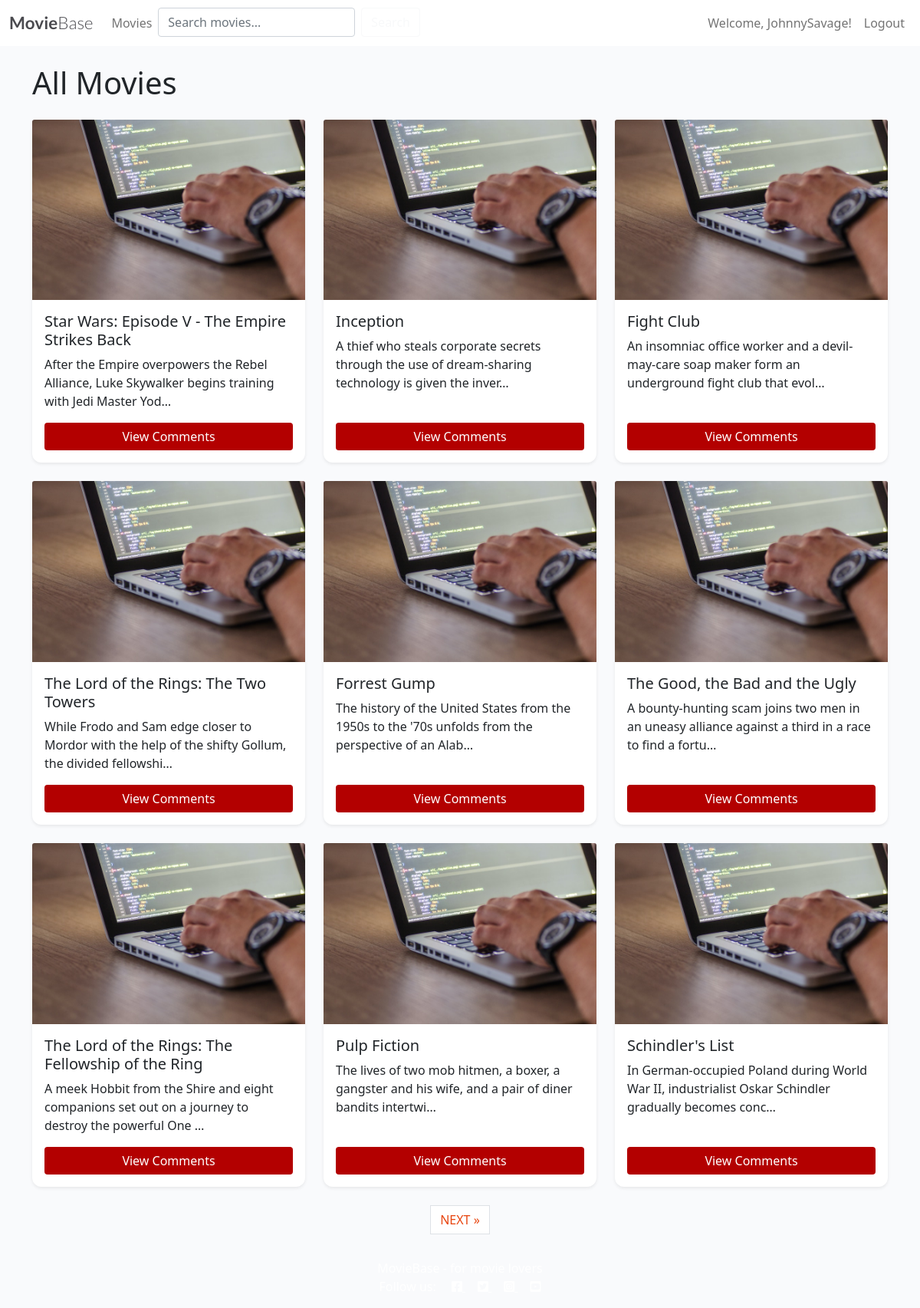
/movies/ (signed in), run on the app's committed database.
### reviews/models.py (models this page shows, shortened)
class Movie(models.Model):
    title = models.CharField(max_length=200, unique=True)
    genre = models.CharField(max_length=100)
    description = models.TextField()
    created_on = models.DateTimeField(auto_now_add=True)
    status = models.IntegerField(
        choices=STATUS,
        default=1
    )
    class Meta:
        ordering = ['-created_on']

### reviews/views.py (the view)
# urls.py: path('', MovieListView.as_view(), name='movie_list'),
class MovieListView(ListView):
    model = Movie
    template_name = 'reviews/movie_list.html'
    context_object_name = 'movies'
    paginate_by = 9

### reviews/templates/reviews/movie_list.html (shortened to what this page needs)
{% extends 'base.html' %}
{% load static %}
{% block content %}
<div class="container mt-4">
    <h1 class="mb-4">All Movies</h1>
    <div class="row">
        {% for movie in movies %}
        <div class="col-sm-6 col-md-4 col-lg-4 mb-4">
            <div class="card h-100 shadow-sm">
                {% if movie.image %}
                <img src="{{ movie.image.url }}" class="card-img-top" alt="{{ movie.title }}">
                {% else %}
                <img src="{% static 'images/default-movie.jpg' %}" class="card-img-top" alt="Movie graphic">
                {% endif %}
                <div class="card-body d-flex flex-column">
                    <h5 class="card-title">{{ movie.title }}</h5>
                    {% if movie.description %}
                    <p class="card-text">{{ movie.description|truncatechars:100 }}</p>
                    {% endif %}
                    <a href="{% url 'movie_detail' movie.pk %}" class="btn btn-comment mt-auto">View Comments</a>
                </div>
            </div>
        </div>
        {% empty %}
        <p>No movies available.</p>
        {% endfor %}
    </div>
    {% if is_paginated %}
    <nav aria-label="Page navigation">
        <ul class="pagination justify-content-center">
            {% if page_obj.has_next %}
            <li><a href="?page={{ page_obj.next_page_number }}" class="page-link"> NEXT &raquo;</a></li>
            {% endif %}
        </ul>
    </nav>
    {% endif %}
</div>
{% endblock content %}

### templates/base.html (shortened to what this page needs)
{% load static %}
<!DOCTYPE html>
<html lang="en">
<head>
    <link rel="stylesheet" href="https://cdnjs.cloudflare.com/ajax/libs/font-awesome/5.15.3/css/all.min.css">
    <link href="https://cdn.jsdelivr.net/npm/bootstrap@5.0.1/dist/css/bootstrap.min.css" rel="stylesheet"
>
    <link rel="stylesheet" href="{% static 'css/style.css' %}">
</head>
<body class="d-flex flex-column min-vh-100 main-bg">
    <nav class="navbar navbar-expand-lg navbar-light bg-white">
        <div class="container-fluid">
            <a class="navbar-brand" href="{% url 'movie_list' %}">
                <span class="brand">Movie<span class="thin">Base</span></span>
            </a>
            <div class="collapse navbar-collapse" id="navbarText">
                <ul class="navbar-nav me-auto mb-2 mb-lg-0">
                    <li class="nav-item">
                        <a class="nav-link {% if request.path == home_url %}active{% endif %}" aria-current="page"
                            href="{% url 'movie_list' %}">Movies</a>
                    </li>
                    <li class="nav-item">
                        <form method="GET" action="{% url 'movie_search' %}" class="d-flex" role="search">
                            <input class="form-control me-2" type="search" placeholder="Search movies..." name="q" aria-label="Search">
                            <button class="btn btn-outline-light" type="submit">Search</button>
                        </form>
                    </li>
                </ul>
                <ul class="navbar-nav ms-auto mb-2 mb-lg-0">
                    {% if user.is_authenticated %}
                        <li class="nav-item">
                            <span class="nav-link">Welcome, {{ user.username }}!</span>
                        </li>
                        <li class="nav-item">
                            <a class="nav-link" href="{% url 'logout' %}">Logout</a>
                        </li>
                    {% endif %}
                </ul>
            </div>
        </div>
    </nav>
    <main class="flex-grow-1 main-bg">
        {% block content %}{% endblock content %}
    </main>
    <footer class="footer mt-auto py-3 bg-cinematic text-white">
        <p class="m-0 text-center text-white">
        </p>
        <p class="m-0 text-center text-white">
        <a href="https://facebook.com" target="_blank" class="text-white ms-3">
            <i class="fab fa-facebook-square"></i>
        </a>
        <a href="https://twitter.com" target="_blank" class="text-white ms-3">
            <i class="fab fa-twitter-square"></i>
        </a>
        <a href="https://instagram.com" target="_blank" class="text-white ms-3">
            <i class="fab fa-instagram-square"></i>
        </a>
        <a href="https://youtube.com" target="_blank" class="text-white ms-3">
            <i class="fab fa-youtube-square"></i>
        </a>
        </p>
    </footer>
{% block extras %}
  <link rel="stylesheet" href="https://cdnjs.cloudflare.com/ajax/libs/font-awesome/5.15.4/css/all.min.css">
{% endblock %}
</body>
</html>

### static/css/style.css (style rules this page uses)
body { background-color: #F9FAFC; }
.brand { font-family: Lato, sans-serif; font-size: 1.4rem; font-weight: 700; color: #4A4A4F; }
.thin { font-weight: 300; }
.main-bg { background-color: #F9FAFC; }
.card { border: none; background-color: transparent; }
.post-link:hover, .page-link { color: #E84610; }
.btn-comment { background-color: #b30000; color: white; border: none; }
.card { background-color: #ffffff; border-radius: 0.75rem; }

### data on the page
Movie: title "Star Wars: Episode V - The Empire Strikes Back", description "After the Empire overpowers the Rebel Alliance, Luke Skywalker begins training with Jedi Master Yod…"
Movie: title "Inception", description "A thief who steals corporate secrets through the use of dream-sharing technology is given the inver…"
Movie: title "Fight Club", description "An insomniac office worker and a devil-may-care soap maker form an underground fight club that evol…"
Movie: title "The Lord of the Rings: The Two Towers", description "While Frodo and Sam edge closer to Mordor with the help of the shifty Gollum, the divided fellowshi…"
Movie: title "Forrest Gump", description "The history of the United States from the 1950s to the '70s unfolds from the perspective of an Alab…"
Movie: title "The Good, the Bad and the Ugly", description "A bounty-hunting scam joins two men in an uneasy alliance against a third in a race to find a fortu…"
Movie: title "The Lord of the Rings: The Fellowship of the Ring", description "A meek Hobbit from the Shire and eight companions set out on a journey to destroy the powerful One …"
Movie: title "Pulp Fiction", description "The lives of two mob hitmen, a boxer, a gangster and his wife, and a pair of diner bandits intertwi…"
Movie: title "Schindler's List", description "In German-occupied Poland during World War II, industrialist Oskar Schindler gradually becomes conc…"

### other printed values
{{ user.username }} "JohnnySavage"
